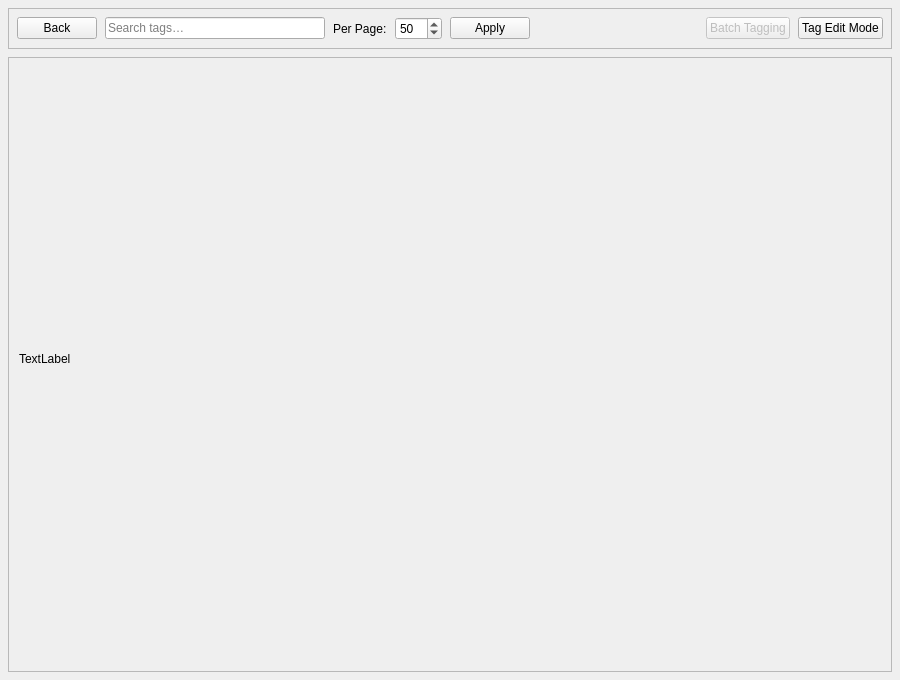
<?xml version="1.0" encoding="UTF-8"?>
<ui version="4.0">
 <class>MainWindow</class>
 <widget class="QMainWindow" name="MainWindow">
  <property name="geometry">
   <rect>
    <x>0</x>
    <y>0</y>
    <width>900</width>
    <height>680</height>
   </rect>
  </property>
  <property name="minimumSize">
   <size>
    <width>600</width>
    <height>520</height>
   </size>
  </property>
  <property name="windowTitle">
   <string>Drakindex</string>
  </property>
  <widget class="QWidget" name="centralwidget">
   <layout class="QVBoxLayout" name="windowLayout">
    <property name="leftMargin">
     <number>0</number>
    </property>
    <property name="topMargin">
     <number>0</number>
    </property>
    <property name="rightMargin">
     <number>0</number>
    </property>
    <property name="bottomMargin">
     <number>0</number>
    </property>
    <item>
     <widget class="QStackedWidget" name="mainStack">
      <property name="currentIndex">
       <number>1</number>
      </property>
      <widget class="QWidget" name="mainMenuPage">
       <layout class="QVBoxLayout" name="mainMenuLayout">
        <property name="spacing">
         <number>12</number>
        </property>
        <property name="leftMargin">
         <number>24</number>
        </property>
        <property name="topMargin">
         <number>24</number>
        </property>
        <property name="rightMargin">
         <number>24</number>
        </property>
        <property name="bottomMargin">
         <number>5</number>
        </property>
        <item>
         <spacer name="menuTopSpacer">
          <property name="orientation">
           <enum>Qt::Vertical</enum>
          </property>
          <property name="sizeType">
           <enum>QSizePolicy::Expanding</enum>
          </property>
          <property name="sizeHint" stdset="0">
           <size>
            <width>0</width>
            <height>0</height>
           </size>
          </property>
         </spacer>
        </item>
        <item alignment="Qt::AlignHCenter">
         <widget class="QLabel" name="logo">
          <property name="minimumSize">
           <size>
            <width>128</width>
            <height>128</height>
           </size>
          </property>
          <property name="maximumSize">
           <size>
            <width>256</width>
            <height>256</height>
           </size>
          </property>
          <property name="pixmap">
           <pixmap resource="../resources/resources.qrc">:/resources/icon.png</pixmap>
          </property>
          <property name="scaledContents">
           <bool>true</bool>
          </property>
          <property name="alignment">
           <set>Qt::AlignCenter</set>
          </property>
         </widget>
        </item>
        <item>
         <widget class="QLabel" name="appTitleLabel">
          <property name="font">
           <font>
            <family>Dyuthi</family>
            <pointsize>56</pointsize>
           </font>
          </property>
          <property name="text">
           <string>Drakindex</string>
          </property>
          <property name="alignment">
           <set>Qt::AlignCenter</set>
          </property>
         </widget>
        </item>
        <item>
         <layout class="QVBoxLayout" name="menuButtonsLayout">
          <property name="spacing">
           <number>8</number>
          </property>
          <property name="leftMargin">
           <number>0</number>
          </property>
          <property name="topMargin">
           <number>0</number>
          </property>
          <property name="rightMargin">
           <number>0</number>
          </property>
          <property name="bottomMargin">
           <number>0</number>
          </property>
          <item alignment="Qt::AlignHCenter">
           <widget class="QPushButton" name="search">
            <property name="minimumSize">
             <size>
              <width>240</width>
              <height>0</height>
             </size>
            </property>
            <property name="maximumSize">
             <size>
              <width>320</width>
              <height>16777215</height>
             </size>
            </property>
            <property name="text">
             <string>Search</string>
            </property>
           </widget>
          </item>
          <item alignment="Qt::AlignHCenter">
           <widget class="QPushButton" name="settings">
            <property name="minimumSize">
             <size>
              <width>240</width>
              <height>0</height>
             </size>
            </property>
            <property name="maximumSize">
             <size>
              <width>320</width>
              <height>16777215</height>
             </size>
            </property>
            <property name="text">
             <string>Settings</string>
            </property>
           </widget>
          </item>
          <item alignment="Qt::AlignHCenter">
           <widget class="QPushButton" name="exit">
            <property name="minimumSize">
             <size>
              <width>240</width>
              <height>0</height>
             </size>
            </property>
            <property name="maximumSize">
             <size>
              <width>320</width>
              <height>16777215</height>
             </size>
            </property>
            <property name="text">
             <string>Exit</string>
            </property>
           </widget>
          </item>
         </layout>
        </item>
        <item>
         <spacer name="menuContentSpacer">
          <property name="orientation">
           <enum>Qt::Vertical</enum>
          </property>
          <property name="sizeType">
           <enum>QSizePolicy::Expanding</enum>
          </property>
          <property name="sizeHint" stdset="0">
           <size>
            <width>0</width>
            <height>0</height>
           </size>
          </property>
         </spacer>
        </item>
        <item>
         <widget class="QFrame" name="bottomBar">
          <property name="maximumSize">
           <size>
            <width>16777215</width>
            <height>52</height>
           </size>
          </property>
          <property name="frameShape">
           <enum>QFrame::StyledPanel</enum>
          </property>
          <property name="frameShadow">
           <enum>QFrame::Raised</enum>
          </property>
          <layout class="QHBoxLayout" name="bottomBarLayout">
           <item>
            <widget class="QLabel" name="ver">
             <property name="text">
              <string>Version</string>
             </property>
            </widget>
           </item>
           <item>
            <spacer name="leftFooterSpacer">
             <property name="orientation">
              <enum>Qt::Horizontal</enum>
             </property>
             <property name="sizeType">
              <enum>QSizePolicy::Expanding</enum>
             </property>
             <property name="sizeHint" stdset="0">
              <size>
               <width>0</width>
               <height>0</height>
              </size>
             </property>
            </spacer>
           </item>
           <item>
            <widget class="QLabel" name="madewithlove">
             <property name="text">
              <string/>
             </property>
             <property name="pixmap">
              <pixmap resource="../resources/resources.qrc">:/resources/madewithlove.png</pixmap>
             </property>
             <property name="alignment">
              <set>Qt::AlignCenter</set>
             </property>
            </widget>
           </item>
           <item>
            <spacer name="rightFooterSpacer">
             <property name="orientation">
              <enum>Qt::Horizontal</enum>
             </property>
             <property name="sizeType">
              <enum>QSizePolicy::Expanding</enum>
             </property>
             <property name="sizeHint" stdset="0">
              <size>
               <width>0</width>
               <height>0</height>
              </size>
             </property>
            </spacer>
           </item>
           <item>
            <widget class="QPushButton" name="whatsnew">
             <property name="text">
              <string>What's New</string>
             </property>
            </widget>
           </item>
          </layout>
         </widget>
        </item>
       </layout>
      </widget>
      <widget class="QWidget" name="searchPage">
       <layout class="QVBoxLayout" name="searchPageLayout">
        <property name="spacing">
         <number>8</number>
        </property>
        <property name="leftMargin">
         <number>8</number>
        </property>
        <property name="topMargin">
         <number>8</number>
        </property>
        <property name="rightMargin">
         <number>8</number>
        </property>
        <property name="bottomMargin">
         <number>8</number>
        </property>
        <item>
         <widget class="QFrame" name="searchToolbar">
          <property name="maximumSize">
           <size>
            <width>16777215</width>
            <height>64</height>
           </size>
          </property>
          <property name="frameShape">
           <enum>QFrame::StyledPanel</enum>
          </property>
          <layout class="QHBoxLayout" name="searchToolbarLayout">
           <property name="spacing">
            <number>8</number>
           </property>
           <property name="leftMargin">
            <number>8</number>
           </property>
           <property name="topMargin">
            <number>8</number>
           </property>
           <property name="rightMargin">
            <number>8</number>
           </property>
           <property name="bottomMargin">
            <number>8</number>
           </property>
           <item>
            <widget class="QPushButton" name="searchBackButton">
             <property name="text">
              <string>Back</string>
             </property>
            </widget>
           </item>
           <item>
            <widget class="QLineEdit" name="searchInput">
             <property name="minimumSize">
              <size>
               <width>220</width>
               <height>0</height>
              </size>
             </property>
             <property name="maximumSize">
              <size>
               <width>600</width>
               <height>16777215</height>
              </size>
             </property>
             <property name="placeholderText">
              <string>Search tags…</string>
             </property>
            </widget>
           </item>
           <item>
            <widget class="QLabel" name="perPageLabel">
             <property name="text">
              <string>Per Page:</string>
             </property>
            </widget>
           </item>
           <item>
            <widget class="QSpinBox" name="showamt">
             <property name="minimum">
              <number>10</number>
             </property>
             <property name="maximum">
              <number>500</number>
             </property>
             <property name="value">
              <number>50</number>
             </property>
            </widget>
           </item>
           <item>
            <widget class="QPushButton" name="apply">
             <property name="text">
              <string>Apply</string>
             </property>
            </widget>
           </item>
           <item>
            <spacer name="searchToolbarSpacer">
             <property name="orientation">
              <enum>Qt::Horizontal</enum>
             </property>
             <property name="sizeType">
              <enum>QSizePolicy::Expanding</enum>
             </property>
             <property name="sizeHint" stdset="0">
              <size>
               <width>0</width>
               <height>0</height>
              </size>
             </property>
            </spacer>
           </item>
           <item>
            <widget class="QPushButton" name="batchtag">
             <property name="enabled">
              <bool>false</bool>
             </property>
             <property name="text">
              <string>Batch Tagging</string>
             </property>
            </widget>
           </item>
           <item>
            <widget class="QPushButton" name="tagedit">
             <property name="enabled">
              <bool>true</bool>
             </property>
             <property name="text">
              <string>Tag Edit Mode</string>
             </property>
            </widget>
           </item>
          </layout>
         </widget>
        </item>
        <item>
         <widget class="QScrollArea" name="scrollArea">
          <property name="widgetResizable">
           <bool>true</bool>
          </property>
          <widget class="QWidget" name="scrollAreaWidgetContents">
           <property name="geometry">
            <rect>
             <x>0</x>
             <y>0</y>
             <width>882</width>
             <height>611</height>
            </rect>
           </property>
           <widget class="QLabel" name="imgScanTestLabel">
            <property name="geometry">
             <rect>
              <x>10</x>
              <y>10</y>
              <width>861</width>
              <height>581</height>
             </rect>
            </property>
            <property name="text">
             <string>TextLabel</string>
            </property>
           </widget>
          </widget>
         </widget>
        </item>
       </layout>
      </widget>
      <widget class="QWidget" name="settingsPage">
       <layout class="QVBoxLayout" name="settingsPageLayout">
        <property name="spacing">
         <number>16</number>
        </property>
        <property name="leftMargin">
         <number>24</number>
        </property>
        <property name="topMargin">
         <number>20</number>
        </property>
        <property name="rightMargin">
         <number>24</number>
        </property>
        <property name="bottomMargin">
         <number>16</number>
        </property>
        <item>
         <layout class="QHBoxLayout" name="settingsHeaderLayout">
          <item>
           <widget class="QPushButton" name="settingsBackButton">
            <property name="maximumSize">
             <size>
              <width>90</width>
              <height>16777215</height>
             </size>
            </property>
            <property name="text">
             <string>Back</string>
            </property>
           </widget>
          </item>
          <item>
           <widget class="QLabel" name="settingsTitle">
            <property name="font">
             <font>
              <family>Dyuthi</family>
              <pointsize>32</pointsize>
             </font>
            </property>
            <property name="text">
             <string>Settings</string>
            </property>
            <property name="alignment">
             <set>Qt::AlignCenter</set>
            </property>
           </widget>
          </item>
          <item>
           <spacer name="settingsHeaderBalanceSpacer">
            <property name="orientation">
             <enum>Qt::Horizontal</enum>
            </property>
            <property name="sizeType">
             <enum>QSizePolicy::Fixed</enum>
            </property>
            <property name="sizeHint" stdset="0">
             <size>
              <width>90</width>
              <height>20</height>
             </size>
            </property>
           </spacer>
          </item>
         </layout>
        </item>
        <item>
         <widget class="QScrollArea" name="settingsScrollArea">
          <property name="frameShape">
           <enum>QFrame::NoFrame</enum>
          </property>
          <property name="widgetResizable">
           <bool>true</bool>
          </property>
          <widget class="QWidget" name="settingsContents">
           <property name="geometry">
            <rect>
             <x>0</x>
             <y>0</y>
             <width>421</width>
             <height>651</height>
            </rect>
           </property>
           <layout class="QVBoxLayout" name="settingsContentsLayout">
            <property name="spacing">
             <number>14</number>
            </property>
            <property name="leftMargin">
             <number>0</number>
            </property>
            <property name="topMargin">
             <number>0</number>
            </property>
            <property name="rightMargin">
             <number>0</number>
            </property>
            <property name="bottomMargin">
             <number>0</number>
            </property>
            <item>
             <layout class="QVBoxLayout" name="settingsPanelLayout">
              <property name="spacing">
               <number>14</number>
              </property>
              <property name="leftMargin">
               <number>0</number>
              </property>
              <property name="topMargin">
               <number>0</number>
              </property>
              <property name="rightMargin">
               <number>0</number>
              </property>
              <property name="bottomMargin">
               <number>0</number>
              </property>
              <item>
               <widget class="QGroupBox" name="generalGroup">
                <property name="title">
                 <string>General</string>
                </property>
                <layout class="QGridLayout" name="generalLayout">
                 <property name="horizontalSpacing">
                  <number>12</number>
                 </property>
                 <property name="verticalSpacing">
                  <number>10</number>
                 </property>
                 <item row="0" column="0">
                  <widget class="QLabel" name="imagesPerPageLabel">
                   <property name="text">
                    <string>Images per page</string>
                   </property>
                  </widget>
                 </item>
                 <item row="0" column="1">
                  <widget class="QSpinBox" name="imagesPerPageSpinBox">
                   <property name="minimum">
                    <number>10</number>
                   </property>
                   <property name="maximum">
                    <number>500</number>
                   </property>
                   <property name="value">
                    <number>20</number>
                   </property>
                  </widget>
                 </item>
                 <item row="1" column="0" colspan="2">
                  <widget class="QCheckBox" name="safeModeCheckBox">
                   <property name="text">
                    <string>Safe mode</string>
                   </property>
                  </widget>
                 </item>
                 <item row="2" column="0">
                  <widget class="QLabel" name="blacklistLabel">
                   <property name="text">
                    <string>Blacklisted tags</string>
                   </property>
                  </widget>
                 </item>
                 <item row="2" column="1">
                  <widget class="QLineEdit" name="blacklistEdit">
                   <property name="placeholderText">
                    <string>Comma-separated tags</string>
                   </property>
                  </widget>
                 </item>
                 <item row="3" column="1">
                  <widget class="QLabel" name="blacklistHint">
                   <property name="text">
                    <string>Applied only when Safe Mode is enabled.</string>
                   </property>
                   <property name="wordWrap">
                    <bool>true</bool>
                   </property>
                  </widget>
                 </item>
                </layout>
               </widget>
              </item>
              <item>
               <widget class="QGroupBox" name="libraryGroup">
                <property name="title">
                 <string>Library folders</string>
                </property>
                <layout class="QVBoxLayout" name="libraryLayout">
                 <property name="spacing">
                  <number>10</number>
                 </property>
                 <item>
                  <widget class="QLabel" name="libraryDescription">
                   <property name="text">
                    <string>Drakindex will scan these folders for supported images and videos.</string>
                   </property>
                   <property name="wordWrap">
                    <bool>true</bool>
                   </property>
                  </widget>
                 </item>
                 <item>
                  <widget class="QListWidget" name="scanFoldersList">
                   <property name="minimumSize">
                    <size>
                     <width>0</width>
                     <height>120</height>
                    </size>
                   </property>
                  </widget>
                 </item>
                 <item>
                  <layout class="QHBoxLayout" name="libraryActionsLayout">
                   <item>
                    <widget class="QPushButton" name="addFolderButton">
                     <property name="text">
                      <string>Add Folder…</string>
                     </property>
                    </widget>
                   </item>
                   <item>
                    <widget class="QPushButton" name="removeFolderButton">
                     <property name="enabled">
                      <bool>false</bool>
                     </property>
                     <property name="text">
                      <string>Remove Selected</string>
                     </property>
                    </widget>
                   </item>
                   <item>
                    <spacer name="libraryActionSpacer">
                     <property name="orientation">
                      <enum>Qt::Horizontal</enum>
                     </property>
                     <property name="sizeType">
                      <enum>QSizePolicy::Expanding</enum>
                     </property>
                     <property name="sizeHint" stdset="0">
                      <size>
                       <width>0</width>
                       <height>0</height>
                      </size>
                     </property>
                    </spacer>
                   </item>
                   <item>
                    <widget class="QPushButton" name="rescanButton">
                     <property name="enabled">
                      <bool>false</bool>
                     </property>
                     <property name="text">
                      <string>Rescan Library</string>
                     </property>
                    </widget>
                   </item>
                  </layout>
                 </item>
                </layout>
               </widget>
              </item>
              <item>
               <widget class="QGroupBox" name="appearanceGroup">
                <property name="title">
                 <string>Appearance</string>
                </property>
                <layout class="QGridLayout" name="appearanceLayout">
                 <property name="horizontalSpacing">
                  <number>12</number>
                 </property>
                 <property name="verticalSpacing">
                  <number>10</number>
                 </property>
                 <item row="0" column="0">
                  <widget class="QLabel" name="themeLabel">
                   <property name="text">
                    <string>Theme</string>
                   </property>
                  </widget>
                 </item>
                 <item row="0" column="1">
                  <widget class="QComboBox" name="themeComboBox"/>
                 </item>
                 <item row="1" column="1">
                  <widget class="QLabel" name="themeHint">
                   <property name="text">
                    <string>Theme previews can be applied before saving.</string>
                   </property>
                   <property name="wordWrap">
                    <bool>true</bool>
                   </property>
                  </widget>
                 </item>
                </layout>
               </widget>
              </item>
             </layout>
            </item>
            <item>
             <spacer name="settingsContentSpacer">
              <property name="orientation">
               <enum>Qt::Vertical</enum>
              </property>
              <property name="sizeType">
               <enum>QSizePolicy::Expanding</enum>
              </property>
              <property name="sizeHint" stdset="0">
               <size>
                <width>0</width>
                <height>0</height>
               </size>
              </property>
             </spacer>
            </item>
           </layout>
          </widget>
         </widget>
        </item>
        <item>
         <layout class="QHBoxLayout" name="settingsFooterLayout">
          <item>
           <widget class="QLabel" name="settingsStatusLabel">
            <property name="text">
             <string>Changes are saved only when you select Save Settings.</string>
            </property>
           </widget>
          </item>
          <item>
           <spacer name="settingsFooterSpacer">
            <property name="orientation">
             <enum>Qt::Horizontal</enum>
            </property>
            <property name="sizeType">
             <enum>QSizePolicy::Expanding</enum>
            </property>
            <property name="sizeHint" stdset="0">
             <size>
              <width>0</width>
              <height>0</height>
             </size>
            </property>
           </spacer>
          </item>
          <item>
           <widget class="QPushButton" name="saveButton">
            <property name="text">
             <string>Save Settings</string>
            </property>
           </widget>
          </item>
         </layout>
        </item>
       </layout>
      </widget>
     </widget>
    </item>
   </layout>
  </widget>
 </widget>
 <resources>
  <include location="../resources/resources.qrc"/>
  <include location="../../../../../../.designer/resources/resources.qrc"/>
 </resources>
 <connections/>
</ui>
